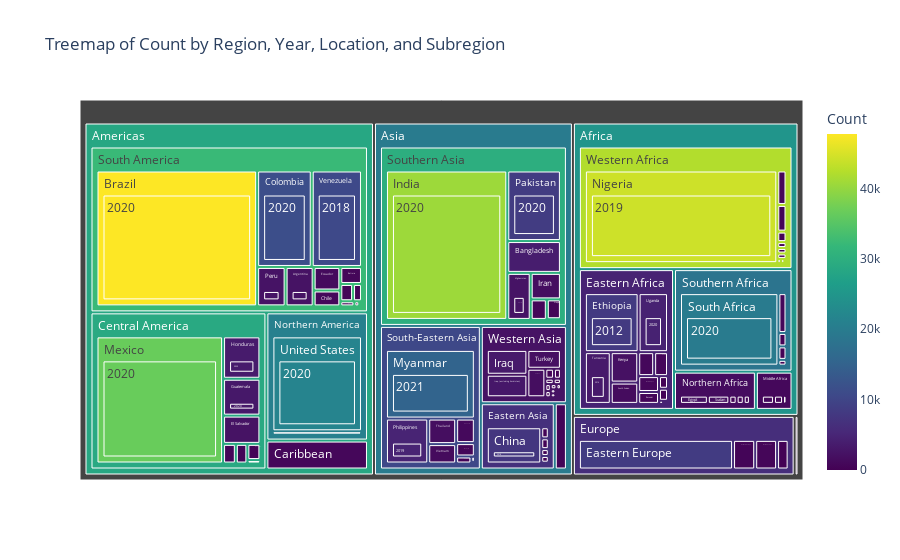

The notebook cell saved with this chart:
### Code cell
fig = px.treemap(
    newdf_6,
    path=['Region', 'Subregion', 'Location', 'Year'], 
    values='Count', 
    color='Count', 
    color_continuous_scale='Viridis',
    title='Treemap of Count by Region, Year, Location, and Subregion'
)

# Show the plot
fig.show()

### Figure 1 — Plotly figure (JSON) as saved in the notebook; plotly's stock layout.template omitted (floating-point values rounded to 4 significant figures; data arrays with more than 128 entries replaced by an {"elided": "..."} marker saying what was removed)
{"data": [{"branchvalues": "total", "customdata": {"elided": "400x1 float values"}, "domain": {"x": [0, 1], "y": [0, 1]}, "hovertemplate": "labels=%{label}<br>Count_sum=%{value}<br>parent=%{parent}<br>id=%{id}<br>Count=%{color}<extra></extra>", "ids": {"elided": "400 str values"}, "labels": {"elided": "400 str values"}, "marker": {"coloraxis": "coloraxis", "colors": {"elided": "400 float values"}}, "name": "", "parents": {"elided": "400 str values"}, "type": "treemap", "values": {"elided": "400 int values"}}], "layout": {"coloraxis": {"colorbar": {"title": {"text": "Count"}}, "colorscale": [[0, "#440154"], [0.1111, "#482878"], [0.2222, "#3e4989"], [0.3333, "#31688e"], [0.4444, "#26828e"], [0.5556, "#1f9e89"], [0.6667, "#35b779"], [0.7778, "#6ece58"], [0.8889, "#b5de2b"], [1, "#fde725"]]}, "legend": {"tracegroupgap": 0}, "title": {"text": "Treemap of Count by Region, Year, Location, and Subregion"}}}
